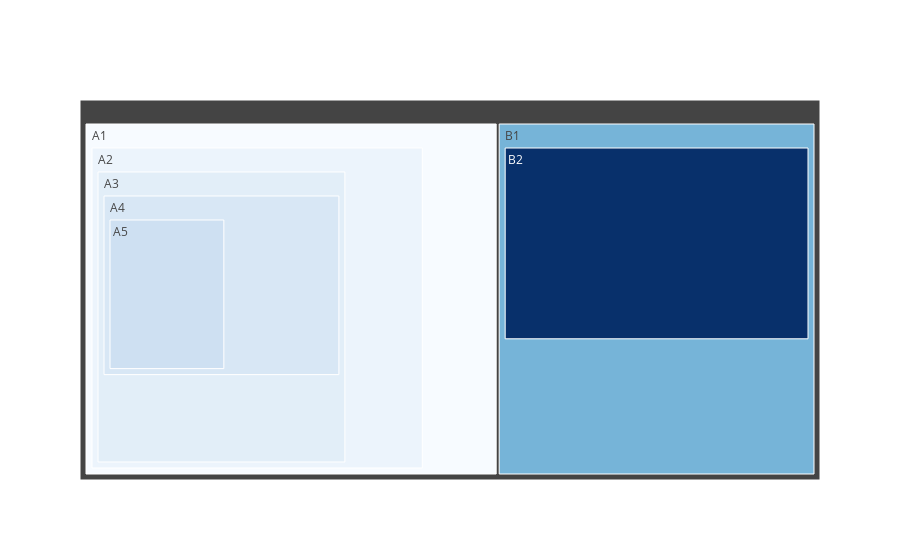

Notebook code cell kept with this figure:
### Code cell
import plotly.graph_objects as go

values = ["11", "12", "13", "14", "15", "20", "30"]
labels = ["A1", "A2", "A3", "A4", "A5", "B1", "B2"]
parents = ["", "A1", "A2", "A3", "A4", "", "B1"]

fig = go.Figure(go.Treemap(
    labels = labels,
    values = values,
    parents = parents,
    marker_colorscale = 'Blues'))

fig.show()

### Figure 1 — Plotly figure (JSON) as saved in the notebook; plotly's stock layout.template omitted (floating-point values rounded to 4 significant figures)
{"data": [{"labels": ["A1", "A2", "A3", "A4", "A5", "B1", "B2"], "marker": {"colorscale": [[0, "rgb(247,251,255)"], [0.125, "rgb(222,235,247)"], [0.25, "rgb(198,219,239)"], [0.375, "rgb(158,202,225)"], [0.5, "rgb(107,174,214)"], [0.625, "rgb(66,146,198)"], [0.75, "rgb(33,113,181)"], [0.875, "rgb(8,81,156)"], [1, "rgb(8,48,107)"]]}, "parents": ["", "A1", "A2", "A3", "A4", "", "B1"], "type": "treemap", "values": ["11", "12", "13", "14", "15", "20", "30"]}], "layout": {}}
